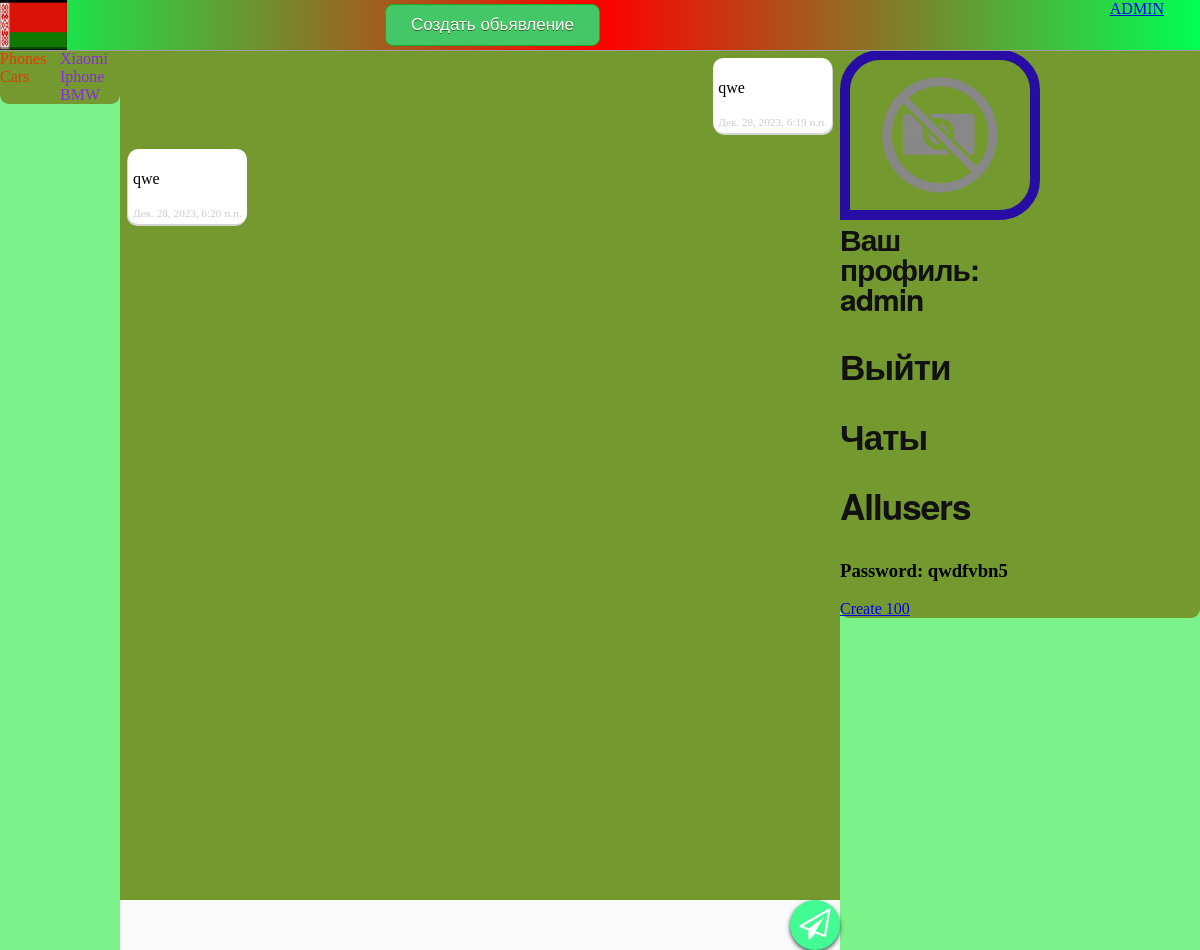
The page /chats/1 (signed in) on the database as committed earlier.
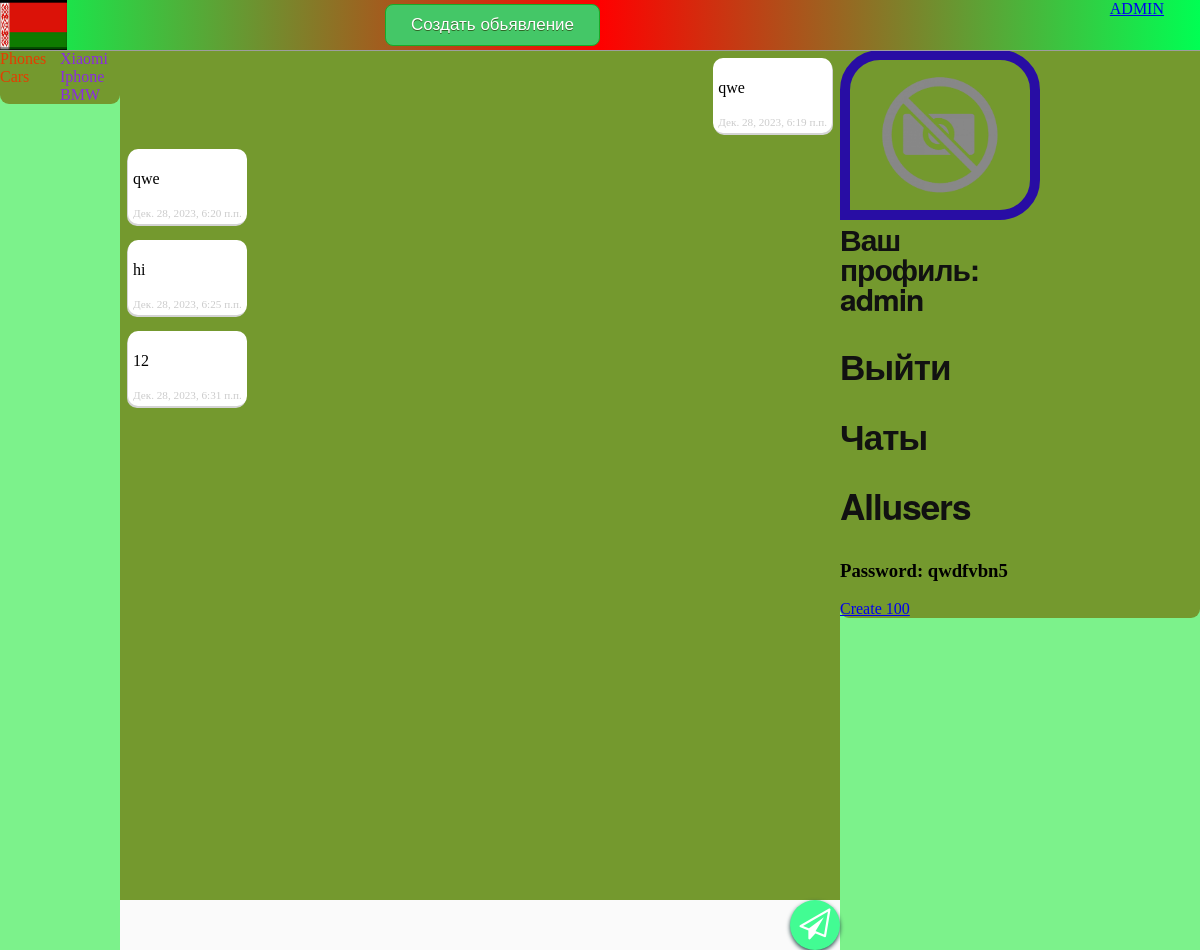
The same page on the database as committed later.
### svoy01/models.py (models this page shows)
class Category(MPTTModel):
    name = models.CharField(max_length=50, unique=True)
    parent = TreeForeignKey('self', on_delete=models.CASCADE, blank=True, null=True, related_name='children')
    class MPTTMeta:
        order_insertion_by = ['name']
    class Meta:
        verbose_name = 'Категория'
        verbose_name_plural = 'Категория'
        ordering = ['id']
    def __str__(self):
        return f'{self.name}'
    def get_absolute_url(self):
        return reverse('category', kwargs={'Category_id': self.id})

class Messages(models.Model):
    id = models.AutoField(primary_key=True)
    chat = models.ForeignKey(Chat, null=True, blank=True, on_delete=models.PROTECT)
    author = models.ForeignKey(User, default=1, on_delete=models.PROTECT)
    text = models.TextField()
    created = models.DateTimeField(auto_now_add=True, auto_now=False, null=True)
    def __str__(self):
        return self.text

### svoy01/views.py (the view)
# urls.py: path('chats/<int:receiver_id>', views.room, name='room'),
def room(request, receiver_id: int):
    user = User.objects.get(pk=receiver_id)
    chat = Chat.objects.filter(members__in=[request.user]).intersection(
        Chat.objects.filter(members__in=[user]))
    if not chat:
        chat = Chat.objects.create()
        chat.members.set([request.user, user])
    else:
        chat = chat[0]
    receiver_name = user.username
    context = {
        'Category': Category.objects.all(),
        'receiver_name': receiver_name,
        'chat_id': chat.id,
        'receiver_name_json': mark_safe(json.dumps(receiver_name)),
        'history': Messages.objects.filter(chat_id=chat.id),
    }
    return render(request, 'svoy01/room.html', context)

### svoy01/templates/svoy01/room.html (shortened to what this page needs)
{% extends 'svoy01/layout.html' %}
{% load static %}
{% block content %}
<section id="ex" style="background-color: #cfcfcf;">
<ol class="chat" id="chat-log">
{% for msg in history %}
    {% if msg.author != request.user %}
    <li class="other">
        <div class="msg">
            <p>{{ msg }}</p>
            <time class="time">{{ msg.created }}</time>
        </div>
    </li>
    {% else %}
    <li class="self">
        <div class="msg">
            <p>{{ msg }}</p>
            <time class="time">{{ msg.created }}</time>
        </div>
    </li>
    {% endif %}
{% endfor %}
</ol>
</section>
<div>
    <input class="input" id="chat-message-input" type="text"/>
    <button class="send_button" id="chat-message-submit" type="button"><i class="fa fa-paper-plane-o"></i></button>
</div>
{% endblock %}

### svoy01/templates/svoy01/layout.html (shortened to what this page needs)
{% load mptt_tags %}
{% load static %}
<!DOCTYPE html>
<html lang="en">
<head>
    <link rel="stylesheet" href="{% static 'svoy01/css/styles.css' %}">
    <link rel="stylesheet" href="https://cdnjs.cloudflare.com/ajax/libs/font-awesome/4.7.0/css/font-awesome.min.css">
</head>
<body class="body">
<nav class="header">
    <a style="position: absolute; right: 3%;" href="{% url 'admin' %}">ADMIN</a>
    {% if user.is_authenticated %}
        <a class="admin" href="{% url 'create' %}">Создать обьявление</a>
    {% endif %}
    <a href="{% url 'home' %}"><img style=" width: auto; height: 50px;" src="{% static 'svoy01/images/belarus.jpg' %}"></a>
</nav>
<section>
    <section class="sec1">
        <div id="app">
            <section style="width:50%; margin: 0px; float:left;">
            {% for c in Category %}
                {% if c.level == 0 %}
                        <div class="cat" v-on:click="counter = {{ c.id }}">{{ c }}</div>
                {% endif %}
            {% endfor %}
            </section>
            <section style="width:50%; margin: 0px; float:right;">
            {% for c in Category %}
                {% if c.level == 1 %}
                    <a class="subcat" v-if="counter == {{ c.parent_id }}"  href="{{ c.get_absolute_url }}">{{ c.name }}</a>
                {% endif %}
            {% endfor %}
            </section>
            </div>
    </section>
        <section class="sec2">
            {% block content %}{% endblock %}
        </section>
    <section class="sec3">
        {% if request.user.is_authenticated %}
            {% if user.profile.photo %}
        <img class="user_img" src="{{ user.profile.photo.url }}"/>
            {% else %}
        <img class="user_img" src="{% static 'svoy01/images/placeholder-1000x1000.png' %}"/>
            {% endif %}
        <a class="text" href="{% url 'area' %}">Ваш профиль: {{ user.username }}</a><a class="text" href="{% url 'logout' %}"><h3>Выйти</h3></a>
        <a class="text" href="{% url 'chats' %}"><h3>Чаты</h3></a>
        <a class="text" href="{% url 'all_users' %}"><h3>Allusers</h3></a>
        {% else %}
        <a class="text" href="{% url 'register' %}"><h3>Регистрация</h3></a><a class="text" href="{% url 'login' %}"><h3>Войти</h3></a>
        {% endif %}
        <h3>Password: qwdfvbn5</h3>
        <a href="{% url 'create_100' %}">Create 100</a>
    </section>
</section>
</body>
</html>

Rows that differ between the two databases and show on the page:
added Messages: text "hi", created "Дек. 28, 2023, 6:25 п.п."
added Messages: text "12", created "Дек. 28, 2023, 6:31 п.п."
